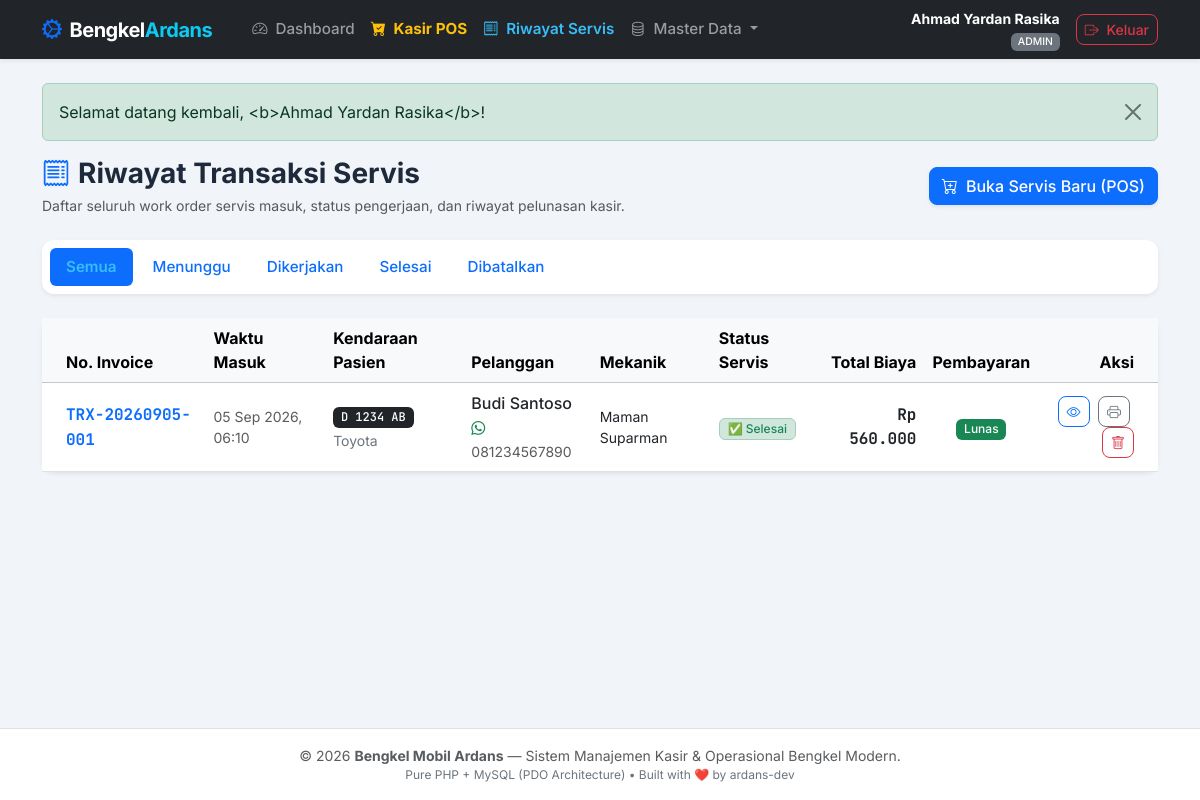
The page /transaksi.php (signed in) on the database its author committed.
### tables this page shows
CREATE TABLE transaksi (
    id_transaksi INT AUTO_INCREMENT PRIMARY KEY,
    kode_transaksi VARCHAR(30) NOT NULL UNIQUE COMMENT 'Nomor invoice resmi (misal: TRX-20260905-001)',
    id_kendaraan INT NOT NULL COMMENT 'Mobil yang dikerjakan',
    id_mekanik INT NOT NULL COMMENT 'Mekanik penanggung jawab servis',
    id_admin INT NULL COMMENT 'Kasir yang memproses nota pembayaran',
    kilometer INT DEFAULT 0 COMMENT 'Angka odometer spedometer saat mobil masuk',
    keluhan TEXT NOT NULL COMMENT 'Masalah yang dirasakan pemilik kendaraan',
    catatan_mekanik TEXT NULL COMMENT 'Hasil diagnosa dan saran perawatan mekanik',
    tanggal DATETIME DEFAULT CURRENT_TIMESTAMP COMMENT 'Waktu penerimaan servis',
    status_servis ENUM('Menunggu', 'Dikerjakan', 'Selesai', 'Dibatalkan') DEFAULT 'Menunggu' COMMENT 'Alur pengerjaan mobil',
    metode_pembayaran ENUM('Tunai', 'Transfer Bank', 'QRIS') DEFAULT 'Tunai' COMMENT 'Cara bayar pelanggan',
    total_jasa DECIMAL(12, 2) NOT NULL DEFAULT 0.00 COMMENT 'Subtotal akumulasi seluruh biaya jasa',
    total_sparepart DECIMAL(12, 2) NOT NULL DEFAULT 0.00 COMMENT 'Subtotal akumulasi seluruh biaya sparepart',
    total_biaya DECIMAL(12, 2) NOT NULL DEFAULT 0.00 COMMENT 'Total akhir yang wajib dibayar pelanggan',
    jumlah_bayar DECIMAL(12, 2) NOT NULL DEFAULT 0.00 COMMENT 'Uang tunai/transfer yang diserahkan pelanggan',
    kembalian DECIMAL(12, 2) NOT NULL DEFAULT 0.00 COMMENT 'Uang kembalian yang diberikan kasir',
    status_pembayaran ENUM('Belum Lunas', 'Lunas') DEFAULT 'Belum Lunas' COMMENT 'Status tagihan kasir',
    CONSTRAINT fk_transaksi_kendaraan 
        FOREIGN KEY (id_kendaraan) REFERENCES kendaraan(id_kendaraan) 
        ON DELETE RESTRICT ON UPDATE CASCADE,
    CONSTRAINT fk_transaksi_mekanik 
        FOREIGN KEY (id_mekanik) REFERENCES mekanik(id_mekanik) 
        ON DELETE RESTRICT ON UPDATE CASCADE,
    CONSTRAINT fk_transaksi_admin 
        FOREIGN KEY (id_admin) REFERENCES admin(id_admin) 
        ON DELETE SET NULL ON UPDATE CASCADE
);

CREATE TABLE kendaraan (
    id_kendaraan INT AUTO_INCREMENT PRIMARY KEY,
    id_pelanggan INT NOT NULL COMMENT 'ID pemilik mobil (Foreign Key ke tabel pelanggan)',
    plat_nomor VARCHAR(20) NOT NULL UNIQUE COMMENT 'Nomor polisi unik mobil (misal: D 1234 AB)',
    merek VARCHAR(50) NOT NULL COMMENT 'Pabrikan mobil (misal: Toyota, Honda, Daihatsu)',
    tipe VARCHAR(50) NOT NULL COMMENT 'Model spesifik mobil (misal: Avanza 1.3 G, Brio Satya)',
    tahun INT NULL COMMENT 'Tahun perakitan mobil untuk panduan spesifikasi suku cadang',
    transmisi ENUM('Manual', 'Matic') DEFAULT 'Manual' COMMENT 'Tipe transmisi mobil',
    warna VARCHAR(30) NULL COMMENT 'Warna mobil untuk memudahkan identifikasi di bengkel',
    created_at TIMESTAMP DEFAULT CURRENT_TIMESTAMP,
    CONSTRAINT fk_kendaraan_pelanggan 
        FOREIGN KEY (id_pelanggan) REFERENCES pelanggan(id_pelanggan) 
        ON DELETE CASCADE ON UPDATE CASCADE
);

CREATE TABLE pelanggan (
    id_pelanggan INT AUTO_INCREMENT PRIMARY KEY,
    nama VARCHAR(100) NOT NULL COMMENT 'Nama lengkap pelanggan',
    no_telepon VARCHAR(20) NOT NULL COMMENT 'Nomor WhatsApp/HP untuk konfirmasi servis selesai',
    alamat TEXT NULL COMMENT 'Alamat tempat tinggal pelanggan',
    created_at TIMESTAMP DEFAULT CURRENT_TIMESTAMP COMMENT 'Waktu pertama kali terdaftar'
);

CREATE TABLE mekanik (
    id_mekanik INT AUTO_INCREMENT PRIMARY KEY,
    nama_mekanik VARCHAR(100) NOT NULL COMMENT 'Nama teknisi bengkel',
    no_telepon VARCHAR(20) NULL COMMENT 'Nomor kontak mekanik',
    keahlian VARCHAR(100) NULL COMMENT 'Spesialisasi (misal: Mesin, Kelistrikan, Kaki-kaki)',
    status ENUM('Aktif', 'Cuti', 'Nonaktif') DEFAULT 'Aktif' COMMENT 'Status kesiapan montir',
    alamat TEXT NULL COMMENT 'Alamat domisili teknisi',
    created_at TIMESTAMP DEFAULT CURRENT_TIMESTAMP
);

### transaksi.php (the view, shortened to what this page needs)
<?php
$filter_status = $_GET['status'] ?? 'Semua';
$sql = "
    SELECT t.*,
           k.plat_nomor, k.merek, k.tipe,
           p.nama AS nama_pelanggan, p.no_telepon,
           m.nama_mekanik
    FROM transaksi t
    JOIN kendaraan k ON t.id_kendaraan = k.id_kendaraan
    JOIN pelanggan p ON k.id_pelanggan = p.id_pelanggan
    JOIN mekanik m ON t.id_mekanik = m.id_mekanik
";
$params = [];
$sql .= " ORDER BY t.id_transaksi DESC";
$stmt = db()->prepare($sql);
$stmt->execute($params);
$transaksi_list = $stmt->fetchAll();
include __DIR__ . '/includes/header.php';
?>
<div class="d-flex flex-wrap justify-content-between align-items-center mb-4 gap-2">
    <div>
        <h3 class="fw-bold mb-1"><i class="bi bi-receipt text-primary me-2"></i>Riwayat Transaksi Servis</h3>
        <p class="text-muted small mb-0">Daftar seluruh work order servis masuk, status pengerjaan, dan riwayat pelunasan kasir.</p>
    </div>
    <a href="kasir.php" class="btn btn-primary shadow-sm">
        <i class="bi bi-cart-plus me-1"></i> Buka Servis Baru (POS)
    </a>
</div>
<div class="card shadow-sm border-0 mb-4">
    <div class="card-body p-2">
        <ul class="nav nav-pills gap-1">
            <?php
            $statuses = ['Semua', 'Menunggu', 'Dikerjakan', 'Selesai', 'Dibatalkan'];
            foreach ($statuses as $st):
            ?>
                <li class="nav-item">
                    <a class="nav-link btn-sm <?= $filter_status === $st ? 'active' : '' ?>"
                       href="transaksi.php?status=<?= urlencode($st) ?>">
                        <?= e($st) ?>
                    </a>
                </li>
            <?php endforeach; ?>
        </ul>
    </div>
</div>
<div class="card shadow-sm border-0">
    <div class="card-body p-0">
        <div class="table-responsive">
            <table class="table table-hover align-middle mb-0">
                <thead class="table-light">
                    <tr>
                        <th class="ps-4">No. Invoice</th>
                        <th>Waktu Masuk</th>
                        <th>Kendaraan Pasien</th>
                        <th>Pelanggan</th>
                        <th>Mekanik</th>
                        <th>Status Servis</th>
                        <th class="text-end">Total Biaya</th>
                        <th class="text-center">Pembayaran</th>
                        <th class="text-end pe-4">Aksi</th>
                    </tr>
                </thead>
                <tbody>
                    <?php if (empty($transaksi_list)): ?>
                        <tr>
                            <td colspan="9" class="text-center py-5 text-muted">
                                <i class="bi bi-journal-x fs-2 d-block mb-2 text-secondary"></i>
                                Tidak ada transaksi yang sesuai dengan filter ini.
                            </td>
                        </tr>
                    <?php else: ?>
                        <?php foreach ($transaksi_list as $row): ?>
                            <tr>
                                <td class="ps-4">
                                    <a href="detail_transaksi.php?id=<?= $row['id_transaksi'] ?>" class="font-mono fw-bold text-decoration-none text-primary">
                                        <?= e($row['kode_transaksi']) ?>
                                    </a>
                                </td>
                                <td class="small text-muted"><?= format_tanggal($row['tanggal']) ?></td>
                                <td>
                                    <span class="badge bg-dark font-mono me-1"><?= e($row['plat_nomor']) ?></span>
                                    <span class="small text-secondary"><?= e($row['merek']) ?></span>
                                </td>
                                <td>
                                    <div class="fw-medium text-dark"><?= e($row['nama_pelanggan']) ?></div>
                                    <small class="text-muted"><i class="bi bi-whatsapp me-1 text-success"></i><?= e($row['no_telepon']) ?></small>
                                </td>
                                <td class="small text-dark"><?= e($row['nama_mekanik']) ?></td>
                                <td>
                                    <?php if ($row['status_servis'] === 'Menunggu'): ?>
                                        <span class="badge bg-secondary-subtle text-secondary border">⏳ Menunggu</span>
                                    <?php elseif ($row['status_servis'] === 'Dikerjakan'): ?>
                                        <span class="badge bg-warning-subtle text-warning border border-warning-subtle">🔧 Dikerjakan</span>
                                    <?php elseif ($row['status_servis'] === 'Selesai'): ?>
                                        <span class="badge bg-success-subtle text-success border border-success-subtle">✅ Selesai</span>
                                    <?php else: ?>
                                        <span class="badge bg-danger-subtle text-danger border">❌ Batal</span>
                                    <?php endif; ?>
                                </td>
                                <td class="text-end fw-bold font-mono text-dark">
                                    <?= rupiah($row['total_biaya']) ?>
                                </td>
                                <td class="text-center">
                                    <?php if ($row['status_pembayaran'] === 'Lunas'): ?>
                                        <span class="badge bg-success">Lunas</span>
                                    <?php else: ?>
                                        <span class="badge bg-danger">Belum Lunas</span>
                                    <?php endif; ?>
                                </td>
                                <td class="text-end pe-4">
                                    <a href="detail_transaksi.php?id=<?= $row['id_transaksi'] ?>" class="btn btn-outline-primary btn-sm me-1" title="Lihat Detail & Kasir">
                                        <i class="bi bi-eye"></i>
                                    </a>
                                    <a href="cetak_nota.php?id=<?= $row['id_transaksi'] ?>" target="_blank" class="btn btn-outline-secondary btn-sm me-1" title="Cetak Nota">
                                        <i class="bi bi-printer"></i>
                                    </a>
                                    <a href="transaksi.php?action=hapus&id=<?= $row['id_transaksi'] ?>" class="btn btn-outline-danger btn-sm"
                                       onclick="return confirm('Hapus nota ini? Stok suku cadang yang terpasang akan otomatis dikembalikan ke gudang.');" title="Hapus Nota">
                                        <i class="bi bi-trash"></i>
                                    </a>
                                </td>
                            </tr>
                        <?php endforeach; ?>
                    <?php endif; ?>
                </tbody>
            </table>
        </div>
    </div>
</div>
<?php include __DIR__ . '/includes/footer.php'; ?>

### includes/header.php (style rules this page uses)
body { font-family: 'Inter', sans-serif; background-color: #f1f5f9; color: #1e293b; min-height: 100vh; display: flex; flex-direction: column; }
.font-mono { font-family: 'JetBrains Mono', monospace; }
.nav-link { font-weight: 500; font-size: 0.95rem; transition: all 0.2s ease; }
.nav-link.active { font-weight: 600; color: #38bdf8 !important; }
.card { border: 1px solid #e2e8f0; border-radius: 12px; box-shadow: 0 1px 3px 0 rgb(0 0 0 / 0.05); }
.btn { border-radius: 8px; font-weight: 500; }
.badge { font-weight: 500; }

### rows shown on the page
transaksi: kode_transaksi "TRX-20260905-001", tanggal "05 Sep 2026, 06:10", id_kendaraan.plat_nomor "D 1234 AB", id_kendaraan.merek "Toyota", pelanggan.nama "Budi Santoso", pelanggan.no_telepon "081234567890", id_mekanik.nama_mekanik "Maman Suparman", status_servis "✅ Selesai", total_biaya "Rp 560.000", status_pembayaran "Lunas"

### other values the page prints
$user_login['nama'] "Ahmad Yardan Rasika"
$user_login['role'] "ADMIN"
$msg "Selamat datang kembali, <b>Ahmad Yardan Rasika</b>!"
$st "Semua"
$st "Menunggu"
$st "Dikerjakan"
$st "Selesai"
$st "Dibatalkan"
